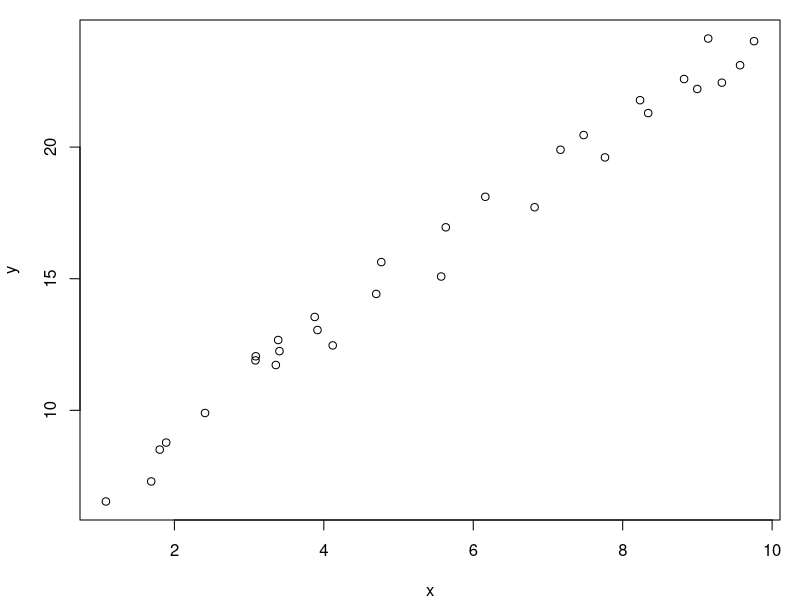

Here is the R script that generated this plot:
2 + 2
log(2)

par(mai=c(0.8, 0.8, 0.2,0.2))
n <- 30
x <- runif(n, 0, 10)
y <- 5 + 2*x + rnorm(n)
plot(x, y)
savePlot(filename = "example", type="eps")